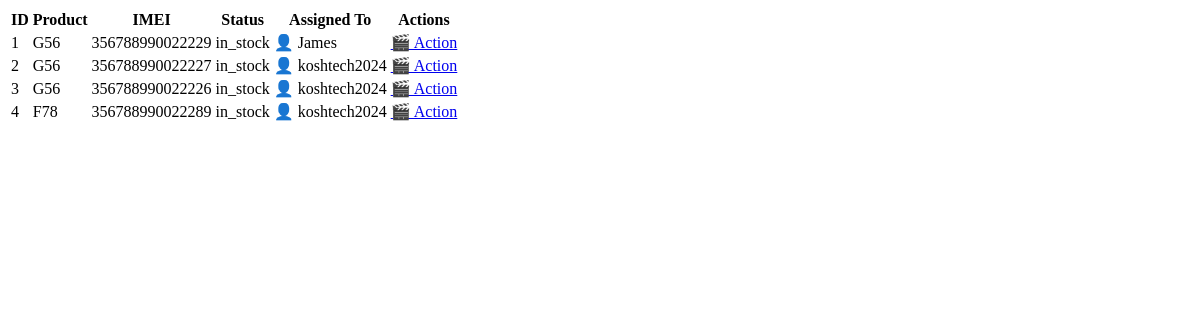
/filter-stocks/, run on an earlier commit of the app's database.
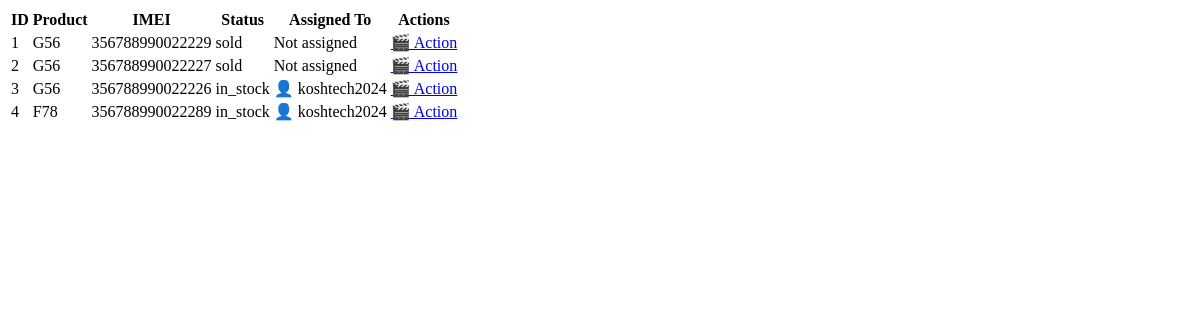
And on a later commit of the database.
### sales_process/models.py (models this page shows, shortened)
class Stock(models.Model):
    STATUS_CHOICES = [
        ('in_stock', 'In Stock'),
        ('assigned', 'Assigned'),
        ('sold', 'Sold'),
        ('returned', 'Returned'),
    ]
    serial_number = models.CharField(max_length=100, unique=True)
    imei_number = models.CharField(max_length=100, unique=True, blank=True, null=True)
    product = models.ForeignKey(
        Product,
        on_delete=models.CASCADE,
        related_name="stocks"
    )
    stock_in_date = models.DateField(default=timezone.now)
    added_by = models.ForeignKey(
        settings.AUTH_USER_MODEL,
        on_delete=models.SET_NULL,
        null=True,
        related_name="stocks_added"
    )
    status = models.CharField(
        max_length=20,
        choices=STATUS_CHOICES,
        default='in_stock'
    )
    assigned_to = models.ForeignKey(
        settings.AUTH_USER_MODEL,
        on_delete=models.SET_NULL,
        null=True,
        blank=True,
        related_name="stocks_assigned"
    )
    last_assigned_date = models.DateField(null=True, blank=True)
    date_since_stock_in = models.DateField(auto_now_add=True)

class Product(models.Model):
    STATUS_CHOICES = [
        ('active', 'Active'),
        ('inactive', 'Inactive'),
        ('discontinued', 'Discontinued'),
    ]
    STORAGE_CHOICES = [
        ('16gb', '16GB'),
        ('32gb', '32GB'),
        ('64gb', '64GB'),
        ('128gb', '128GB'),
        ('256gb', '256GB'),
        ('512gb', '512GB'),
        ('1tb', '1TB'),
    ]
    RAM_CHOICES = [
        ('4gb', '4GB'),
        ('8gb', '8GB'),
        ('16gb', '16GB'),
        ('32gb', '32GB'),
        ('64gb', '64GB'),
        ('128gb', '128GB'),
        ('256gb', '256GB'),
        ('512gb', '512GB'),
        ('1tb', '1TB'),
    ]
    NETWORK_CHOICES = [
        ('2g', '2G'),
        ('3g', '3G'),
        ('4g', '4G'),
        ('5g', '5G'),
    ]
    MODEL_CATEGORY_CHOICES = [
        ('phone', 'Phone'),
        ('tablet', 'Tablet'),
        ('laptop', 'Laptop'),
        ('watch', 'Watch'),
    ]
    item_code = models.CharField(max_length=50, unique=True)
    model_name = models.CharField(max_length=100)
    model_sku = models.CharField(max_length=100, unique=True)
    model_category = models.CharField(max_length=100, choices=MODEL_CATEGORY_CHOICES, default='phone')
    model_storage = models.CharField(max_length=50, blank=True, null=True, choices=STORAGE_CHOICES)
    model_ram = models.CharField(max_length=50, blank=True, null=True, choices=RAM_CHOICES)
    price = models.DecimalField(max_digits=10, decimal_places=2,default=0)
    network = models.CharField(max_length=100, blank=True, null=True, choices=NETWORK_CHOICES)
    other_specifications = models.TextField(blank=True, null=True)
    created_on = models.DateTimeField(auto_now_add=True)
    created_by = models.ForeignKey(
        settings.AUTH_USER_MODEL,
        on_delete=models.SET_NULL,
        null=True,
        related_name="products_created"
    )
    status = models.CharField(
        max_length=20,
        choices=STATUS_CHOICES,
        default='active'
    )

### manage_users/models.py (models this page shows, shortened)
class CustomUser(AbstractUser):
    ROLE_CHOICES = (
        ("manager", "Manager"),
        ("admin", "Admin"),
        ("sales", "sales"),
    )
    role = models.CharField(max_length=20, choices=ROLE_CHOICES, default="sales")
    is_activated = models.BooleanField(default=False)
    date_of_registration = models.DateTimeField(default=timezone.now)  # ✅ auto timestamp
    groups = models.ManyToManyField(
        Group,
        related_name="customuser_set",
        blank=True,
        help_text="The groups this user belongs to.",
    )
    user_permissions = models.ManyToManyField(
        Permission,
        related_name="customuser_set",
        blank=True,
        help_text="Specific permissions for this user.",
    )

### sales_process/views.py (the view, shortened to what this page needs)
# urls.py: path('filter-stocks/', filter_stocks, name='filter-stocks'),
def filter_stocks(request):
    query = request.GET.get("q", "").strip()
    stocks = Stock.objects.all().select_related("product", "assigned_to")
    return render(request, "sales_process/list_stocks_table.html", {"stocks": stocks})

### sales_process/templates/sales_process/list_stocks_table.html
<table class="table table-bordered table-striped">
        <thead class="table-dark">
            <tr>
                <th>ID</th>
                <th>Product</th>
                <th>IMEI</th>
                <th>Status</th>
                <th>Assigned To</th>
                <th>Actions</th>
            </tr>
        </thead>
        <tbody id="stock-table">
            {% for stock in stocks %}
                <tr id="stock-{{ stock.imei_number }}">
    <td>{{ stock.pk }}</td>
    <td>{{ stock.product.model_name }}</td>
    <td>{{ stock.imei_number }}</td>
    <td>{{ stock.status }}</td>
    <td>
        {% if stock.assigned_to %}
            👤 {{ stock.assigned_to.username }}
        {% else %}
            <span class="text-muted">Not assigned</span>
        {% endif %}
    </td>
    <td>
        <a class="btn btn-sm btn-primary"
                href="{% url 'allocate-stock' stock.imei_number %}"
                hx-boost="true">
        🎬 Action
    </a>
    </td>
</tr>
            {% empty %}
                <tr>
                    <td colspan="6" class="text-center text-muted">No stocks found</td>
                </tr>
            {% endfor %}
        </tbody>
    </table>

What changed in the data, as far as the page shows it:
changed Stock id 1: status "in_stock" → "sold"; assigned_to.username "James" → (not shown); assigned_to_id "👤" → "Not assigned"
changed Stock id 2: status "in_stock" → "sold"; assigned_to.username "koshtech2024" → (not shown); assigned_to_id "👤" → "Not assigned"
